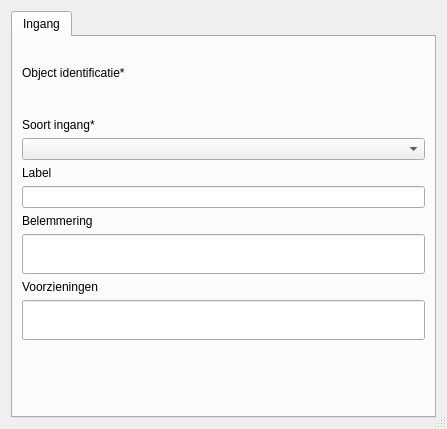
<?xml version="1.0" encoding="UTF-8"?>
<ui version="4.0">
 <class>ingang_bouwaag</class>
 <widget class="QDialog" name="ingang_bouwaag">
  <property name="geometry">
   <rect>
    <x>0</x>
    <y>0</y>
    <width>447</width>
    <height>429</height>
   </rect>
  </property>
  <property name="sizePolicy">
   <sizepolicy hsizetype="Preferred" vsizetype="Minimum">
    <horstretch>0</horstretch>
    <verstretch>0</verstretch>
   </sizepolicy>
  </property>
  <property name="minimumSize">
   <size>
    <width>0</width>
    <height>0</height>
   </size>
  </property>
  <property name="windowTitle">
   <string>Dialog</string>
  </property>
  <property name="autoFillBackground">
   <bool>false</bool>
  </property>
  <property name="sizeGripEnabled">
   <bool>true</bool>
  </property>
  <layout class="QVBoxLayout" name="verticalLayout">
   <item>
    <widget class="QTabWidget" name="Objectgegevens_2">
     <property name="sizePolicy">
      <sizepolicy hsizetype="Preferred" vsizetype="Preferred">
       <horstretch>0</horstretch>
       <verstretch>0</verstretch>
      </sizepolicy>
     </property>
     <property name="autoFillBackground">
      <bool>true</bool>
     </property>
     <property name="currentIndex">
      <number>0</number>
     </property>
     <property name="documentMode">
      <bool>false</bool>
     </property>
     <widget class="QWidget" name="ingang_bouwlaag">
      <attribute name="title">
       <string>Ingang</string>
      </attribute>
      <layout class="QVBoxLayout" name="verticalLayout_2">
       <item>
        <widget class="QLabel" name="label_4">
         <property name="text">
          <string/>
         </property>
         <property name="pixmap">
          <pixmap>Algemeen gevaar.svg</pixmap>
         </property>
        </widget>
       </item>
       <item>
        <widget class="QLabel" name="label_3">
         <property name="text">
          <string>Object identificatie*</string>
         </property>
        </widget>
       </item>
       <item>
        <widget class="QgsRelationReferenceWidget" name="object_id" native="true">
         <property name="sizePolicy">
          <sizepolicy hsizetype="Preferred" vsizetype="Preferred">
           <horstretch>0</horstretch>
           <verstretch>0</verstretch>
          </sizepolicy>
         </property>
         <property name="minimumSize">
          <size>
           <width>0</width>
           <height>26</height>
          </size>
         </property>
         <property name="whatsThis">
          <string/>
         </property>
        </widget>
       </item>
       <item>
        <widget class="QLabel" name="label_5">
         <property name="text">
          <string>Soort ingang*</string>
         </property>
        </widget>
       </item>
       <item>
        <widget class="QComboBox" name="ingang_type_id">
         <property name="maxVisibleItems">
          <number>30</number>
         </property>
        </widget>
       </item>
       <item>
        <widget class="QLabel" name="label_6">
         <property name="text">
          <string>Label</string>
         </property>
        </widget>
       </item>
       <item>
        <widget class="QLineEdit" name="label"/>
       </item>
       <item>
        <widget class="QLabel" name="label_2">
         <property name="text">
          <string>Belemmering</string>
         </property>
        </widget>
       </item>
       <item>
        <widget class="QLineEdit" name="belemmering">
         <property name="sizePolicy">
          <sizepolicy hsizetype="Expanding" vsizetype="Fixed">
           <horstretch>0</horstretch>
           <verstretch>50</verstretch>
          </sizepolicy>
         </property>
         <property name="minimumSize">
          <size>
           <width>0</width>
           <height>40</height>
          </size>
         </property>
         <property name="maxLength">
          <number>254</number>
         </property>
        </widget>
       </item>
       <item>
        <widget class="QLabel" name="label_7">
         <property name="text">
          <string>Voorzieningen</string>
         </property>
        </widget>
       </item>
       <item>
        <widget class="QLineEdit" name="voorzieningen">
         <property name="minimumSize">
          <size>
           <width>0</width>
           <height>40</height>
          </size>
         </property>
         <property name="maxLength">
          <number>254</number>
         </property>
        </widget>
       </item>
       <item>
        <spacer name="verticalSpacer">
         <property name="orientation">
          <enum>Qt::Vertical</enum>
         </property>
         <property name="sizeHint" stdset="0">
          <size>
           <width>20</width>
           <height>20</height>
          </size>
         </property>
        </spacer>
       </item>
      </layout>
      <zorder>label_4</zorder>
      <zorder>verticalSpacer</zorder>
      <zorder>label_3</zorder>
      <zorder>object_id</zorder>
      <zorder>label_5</zorder>
      <zorder>ingang_type_id</zorder>
      <zorder>label_6</zorder>
      <zorder>label</zorder>
      <zorder>belemmering</zorder>
      <zorder>voorzieningen</zorder>
      <zorder>label_2</zorder>
      <zorder>label_7</zorder>
     </widget>
    </widget>
   </item>
  </layout>
 </widget>
 <customwidgets>
  <customwidget>
   <class>QgsRelationReferenceWidget</class>
   <extends>QWidget</extends>
   <header>qgsrelationreferencewidget.h</header>
  </customwidget>
 </customwidgets>
 <resources>
  <include location="image.qrc"/>
 </resources>
 <connections/>
</ui>
